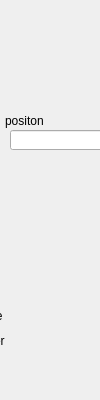
<?xml version="1.0" encoding="UTF-8"?>
<ui version="4.0">
 <class>Form</class>
 <widget class="QWidget" name="Form">
  <property name="geometry">
   <rect>
    <x>0</x>
    <y>0</y>
    <width>100</width>
    <height>400</height>
   </rect>
  </property>
  <property name="windowTitle">
   <string>Form</string>
  </property>
  <widget class="caInclude" name="cainclude">
   <property name="geometry">
    <rect>
     <x>0</x>
     <y>0</y>
     <width>102</width>
     <height>402</height>
    </rect>
   </property>
   <property name="macro">
    <string>IOC=$(IOC),MasterID=$(MasterID),SlaveID=$(SlaveID)</string>
   </property>
   <property name="filename" stdset="0">
    <string notr="true">ecmcE_slave_frame_S.ui</string>
   </property>
  </widget>
  <widget class="caLabel" name="calabel_5">
   <property name="geometry">
    <rect>
     <x>5</x>
     <y>110</y>
     <width>60</width>
     <height>22</height>
    </rect>
   </property>
   <property name="text">
    <string>positon</string>
   </property>
  </widget>
  <widget class="caLineEdit" name="calineedit">
   <property name="geometry">
    <rect>
     <x>10</x>
     <y>130</y>
     <width>111</width>
     <height>20</height>
    </rect>
   </property>
   <property name="alignment">
    <set>Qt::AlignBottom|Qt::AlignLeading|Qt::AlignLeft</set>
   </property>
   <property name="channel" stdset="0">
    <string notr="true">$(IOC):m$(MasterID)s$(SlaveID)-Enc01-PosAct</string>
   </property>
   <property name="background">
    <color alpha="0">
     <red>160</red>
     <green>160</green>
     <blue>164</blue>
    </color>
   </property>
   <property name="colorMode">
    <enum>caLineEdit::Static</enum>
   </property>
   <property name="precisionMode">
    <enum>caLineEdit::User</enum>
   </property>
  </widget>
  <widget class="caLed" name="caled_3">
   <property name="geometry">
    <rect>
     <x>70</x>
     <y>280</y>
     <width>22</width>
     <height>22</height>
    </rect>
   </property>
   <property name="toolTip">
    <string>&lt;html&gt;&lt;head/&gt;&lt;body&gt;&lt;p&gt;E-Bus Power Status&lt;/p&gt;&lt;/body&gt;&lt;/html&gt;</string>
   </property>
   <property name="rectangular">
    <bool>true</bool>
   </property>
   <property name="gradientEnabled">
    <bool>false</bool>
   </property>
   <property name="channel" stdset="0">
    <string notr="true">$(IOC):m$(MasterID)s$(SlaveID)-Enc01-DataAlrm</string>
   </property>
   <property name="colorMode">
    <enum>caLed::Static</enum>
   </property>
   <property name="falseColor">
    <color>
     <red>170</red>
     <green>0</green>
     <blue>0</blue>
    </color>
   </property>
   <property name="trueColor">
    <color>
     <red>0</red>
     <green>85</green>
     <blue>0</blue>
    </color>
   </property>
   <property name="trueValue">
    <string notr="true">0</string>
   </property>
   <property name="falseValue">
    <string notr="true">1</string>
   </property>
  </widget>
  <widget class="caLabel" name="calabel_7">
   <property name="geometry">
    <rect>
     <x>-28</x>
     <y>330</y>
     <width>90</width>
     <height>22</height>
    </rect>
   </property>
   <property name="toolTip">
    <string>&lt;html&gt;&lt;head/&gt;&lt;body&gt;&lt;p&gt;E-Bus Power Status&lt;/p&gt;&lt;/body&gt;&lt;/html&gt;</string>
   </property>
   <property name="text">
    <string>power</string>
   </property>
  </widget>
  <widget class="caLed" name="caled_6">
   <property name="geometry">
    <rect>
     <x>70</x>
     <y>330</y>
     <width>22</width>
     <height>22</height>
    </rect>
   </property>
   <property name="toolTip">
    <string>&lt;html&gt;&lt;head/&gt;&lt;body&gt;&lt;p&gt;E-Bus Power Status&lt;/p&gt;&lt;/body&gt;&lt;/html&gt;</string>
   </property>
   <property name="rectangular">
    <bool>true</bool>
   </property>
   <property name="gradientEnabled">
    <bool>false</bool>
   </property>
   <property name="channel" stdset="0">
    <string notr="true">$(IOC):m$(MasterID)s$(SlaveID)-Enc01-PowerAlrm</string>
   </property>
   <property name="colorMode">
    <enum>caLed::Static</enum>
   </property>
   <property name="falseColor">
    <color>
     <red>170</red>
     <green>0</green>
     <blue>0</blue>
    </color>
   </property>
   <property name="trueColor">
    <color>
     <red>0</red>
     <green>85</green>
     <blue>0</blue>
    </color>
   </property>
   <property name="trueValue">
    <string notr="true">0</string>
   </property>
   <property name="falseValue">
    <string notr="true">1</string>
   </property>
  </widget>
  <widget class="caLabel" name="calabel_3">
   <property name="geometry">
    <rect>
     <x>-28</x>
     <y>280</y>
     <width>90</width>
     <height>22</height>
    </rect>
   </property>
   <property name="toolTip">
    <string>&lt;html&gt;&lt;head/&gt;&lt;body&gt;&lt;p&gt;E-Bus Power Status&lt;/p&gt;&lt;/body&gt;&lt;/html&gt;</string>
   </property>
   <property name="text">
    <string>data</string>
   </property>
  </widget>
  <widget class="caLabel" name="calabel_6">
   <property name="geometry">
    <rect>
     <x>-28</x>
     <y>305</y>
     <width>90</width>
     <height>22</height>
    </rect>
   </property>
   <property name="toolTip">
    <string>&lt;html&gt;&lt;head/&gt;&lt;body&gt;&lt;p&gt;E-Bus Power Status&lt;/p&gt;&lt;/body&gt;&lt;/html&gt;</string>
   </property>
   <property name="text">
    <string>frame</string>
   </property>
  </widget>
  <widget class="caLed" name="caled_5">
   <property name="geometry">
    <rect>
     <x>70</x>
     <y>305</y>
     <width>22</width>
     <height>22</height>
    </rect>
   </property>
   <property name="toolTip">
    <string>&lt;html&gt;&lt;head/&gt;&lt;body&gt;&lt;p&gt;E-Bus Power Status&lt;/p&gt;&lt;/body&gt;&lt;/html&gt;</string>
   </property>
   <property name="rectangular">
    <bool>true</bool>
   </property>
   <property name="gradientEnabled">
    <bool>false</bool>
   </property>
   <property name="channel" stdset="0">
    <string notr="true">$(IOC):m$(MasterID)s$(SlaveID)-Enc01-FrameAlrm</string>
   </property>
   <property name="colorMode">
    <enum>caLed::Static</enum>
   </property>
   <property name="falseColor">
    <color>
     <red>170</red>
     <green>0</green>
     <blue>0</blue>
    </color>
   </property>
   <property name="trueColor">
    <color>
     <red>0</red>
     <green>85</green>
     <blue>0</blue>
    </color>
   </property>
   <property name="trueValue">
    <string notr="true">0</string>
   </property>
   <property name="falseValue">
    <string notr="true">1</string>
   </property>
  </widget>
  <widget class="caByte" name="cabyte_2">
   <property name="geometry">
    <rect>
     <x>70</x>
     <y>140</y>
     <width>20</width>
     <height>120</height>
    </rect>
   </property>
   <property name="channel" stdset="0">
    <string notr="true">$(IOC):m$(MasterID)s$(SlaveID)-Enc01-Stat</string>
   </property>
   <property name="endBit">
    <number>15</number>
   </property>
  </widget>
 </widget>
 <customwidgets>
  <customwidget>
   <class>caLabel</class>
   <extends>QLabel</extends>
   <header>caLabel</header>
  </customwidget>
  <customwidget>
   <class>caInclude</class>
   <extends>QWidget</extends>
   <header>caInclude</header>
  </customwidget>
  <customwidget>
   <class>caLed</class>
   <extends>QWidget</extends>
   <header>caLed</header>
  </customwidget>
  <customwidget>
   <class>caLineEdit</class>
   <extends>QLineEdit</extends>
   <header>caLineEdit</header>
  </customwidget>
  <customwidget>
   <class>caByte</class>
   <extends>QWidget</extends>
   <header>caByte</header>
  </customwidget>
 </customwidgets>
 <resources/>
 <connections/>
</ui>
